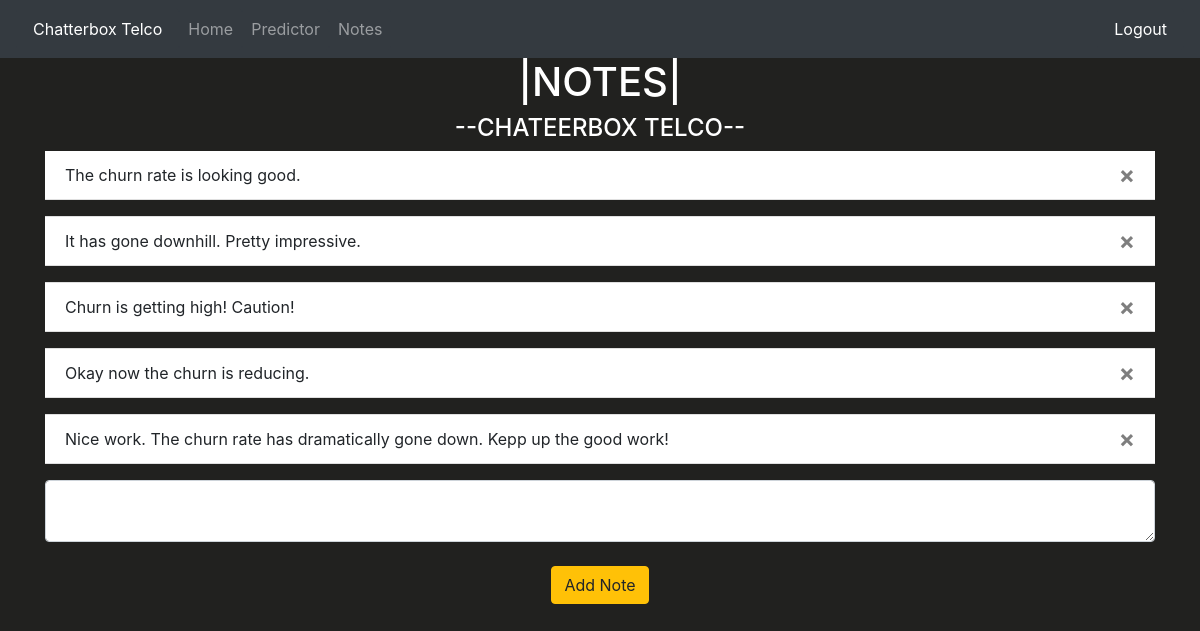
Page /notes (signed in) on the earlier database version.
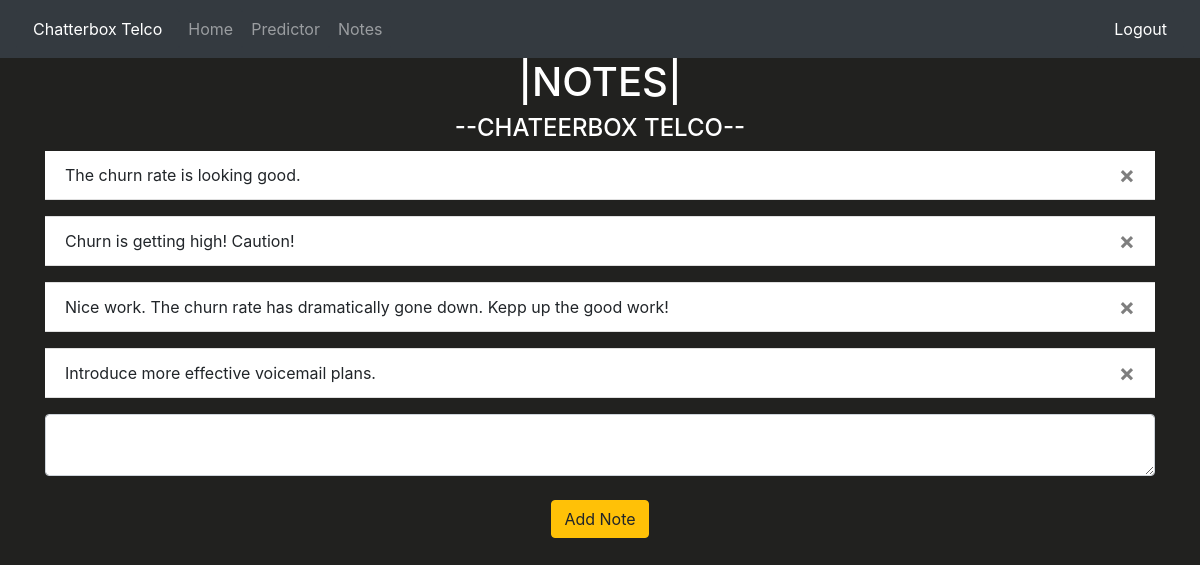
Same page on the later database version.
### website/models.py (models this page shows)
class Note(db.Model):
    id = db.Column(db.Integer, primary_key=True)
    data = db.Column(db.String(10000))
    date = db.Column(db.DateTime(timezone=True), default=func.now())
    user_id = db.Column(db.Integer, db.ForeignKey('user.id'))

### website/views.py (the view, shortened to what this page needs)
@views.route('/notes', methods=['GET', 'POST'])
@login_required
def notes():
    return render_template("notes.html", user=current_user)

### website/__init__.py (called while the page is built)
def create_app():
    app = Flask(__name__)
    app.config['SECRET_KEY'] = 'hjshjhdjah kjshkjdhjs'
    app.config['SQLALCHEMY_DATABASE_URI'] = f'sqlite:///{DB_NAME}'
    db.init_app(app)
    from .views import views
    from .auth import auth
    app.register_blueprint(views, url_prefix='/')
    app.register_blueprint(auth, url_prefix='/')
    from .models import User, Note
    create_database(app)
    login_manager = LoginManager()
    login_manager.login_view = 'auth.login'
    login_manager.init_app(app)
    @login_manager.user_loader
    def load_user(id):
        return User.query.get(int(id))
    return app

### website/templates/notes.html (shortened to what this page needs)
{% extends "base.html" %} {% block title %}Home{% endblock %} {% block content
%}
<h1 class="text-white" align="center">|NOTES|</h1>
<div>
  <h4 class="text-white" align="center">--CHATEERBOX TELCO--</h4>
</div>
<ul class="list-group list-group-flush" id="notes">
  {% for note in user.notes %}
  <li class="list-group-item">
    {{ note.data }}
    <button type="button" class="close" onClick="deleteNote({{ note.id }})">
      <span aria-hidden="true">&times;</span>
    </button>
  </li>
  {% endfor %}
</ul>
<form method="POST">
  <textarea name="note" id="note" class="form-control"></textarea>
  <br />
  <div align="center">
    <button type="submit" class="btn btn-warning">Add Note</button>
  </div>
</form>
{% endblock %}

### website/templates/base.html (shortened to what this page needs)
<!DOCTYPE html>
<html>
<head>
  <link rel="stylesheet" href="https://stackpath.bootstrapcdn.com/bootstrap/4.4.1/css/bootstrap.min.css"
 />
  <link rel="stylesheet" href="https://stackpath.bootstrapcdn.com/font-awesome/4.7.0/css/font-awesome.min.css"
 />
</head>
<body>
  <nav class="navbar navbar-expand-lg navbar-dark bg-dark">
    <div class="collapse navbar-collapse" id="navbar">
      <div class="navbar-nav">
        {% if user.is_authenticated %}
        <button class="nav-item nav-non-link btn btn-dark" type="button" id="chatterbxTelco" href="#">Chatterbox
          Telco</button>
        <a class="nav-item nav-link btn btn-dark" id="home" href="/">Home</a>
        <a class="nav-item nav-link btn btn-dark" id="home" href="/predict">Predictor</a>
        <a class="nav-item nav-link btn btn-dark" id="home" href="/notes">Notes</a>
        {% else %}
        <button class="nav-item nav-non-link btn btn-dark" id="chatterbxTelco" href="#">Chatterbox Telco</a></button>
        {% endif %}
      </div>
      <div class="navbar-nav-right">
        {% if user.is_authenticated %}
        <a class="nav-item nav-link btn btn-dark" id="logout" href="/logout">Logout</a>
        {% endif %}
      </div>
    </div>
  </nav>
  <div class="container">{% block content %} {% endblock %}</div>
</body>
</html>

### website/templates/base.html (style rules this page uses)
body { background-color: #fbfbfb; }
.navbar-nav-right { margin-left: auto; }
.nav-non-link { display: block; padding: 0.5rem 1rem; }
body { background-color: #21211f }

Differences in the rows shown:
removed Note: data "It has gone downhill. Pretty impressive."
removed Note: data "Okay now the churn is reducing."
added Note: data "Introduce more effective voicemail plans."
